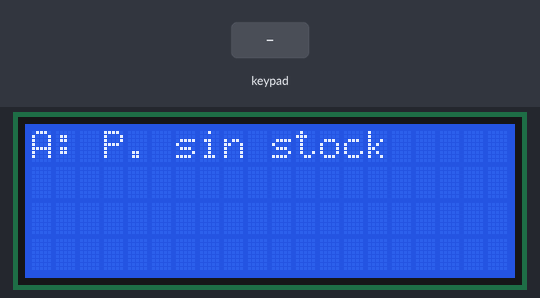
A sketch run on a simulated Arduino Uno, built with avr-gcc and run on an emulated ATmega328P. Parts: 20×4 character LCD. The inputs (shaded band) are chosen by the test bench. What the sketch prints to the serial monitor is not drawn.

Above: at 1.2 s.
1.3 s: key 'A' pressed
At 2.3 s:
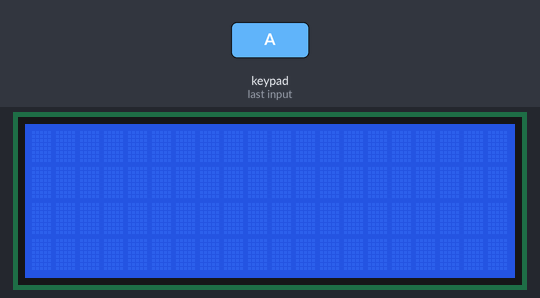
4.3 s: key 'B' pressed
At 7.0 s:
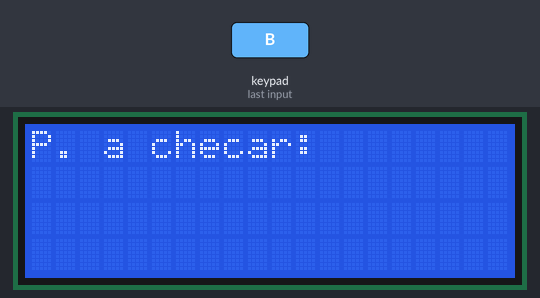
7.3 s: keypad keys 1 1 1 0 9 8 pressed 0.4 s apart
At 9.0 s:
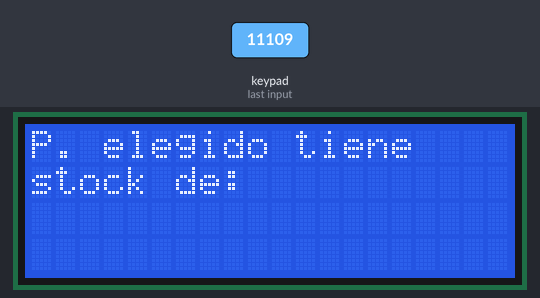
Timing chart, 0 to 10.5 s (numbered marks = the images above; inputs shaded):
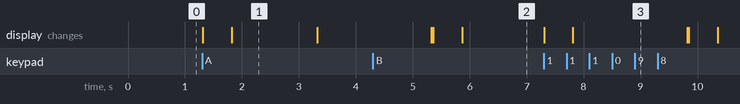

Measured:
- after the input at 1.3 s, the display: first changes at once (image 1 shows a later state)
- after the input at 4.3 s, the display: first differs from a run without the input after 1.1 s (image 2 shows a later state)
- after the input at 7.3 s, the display: first changes at once (image 3 shows a later state)
- what the display in image 1 shows lasts 1.5 s, from 1.8 s to 3.3 s

The sketch:

BB_ArduinoCode.ino
```cpp
#include <Keypad.h>
#include <LiquidCrystal.h>

#define EN_pin 2
#define RS_pin 3
#define D4_pin 4
#define D5_pin 5
#define D6_pin 6
#define D7_pin 7

LiquidCrystal lcd(RS_pin, EN_pin, D4_pin, D5_pin, D6_pin, D7_pin);

const byte rows = 4;
const byte cols = 4;

char keys[rows][cols] = {
  {'1','2','3','A'},
  {'4','5','6','B'},
  {'7','8','9','C'},
  {'*','0','#','D'}
};

byte rowPins[rows] = {11, 10, 9, 8};
byte colPins[cols] = {A1, A0, 13, 12};

Keypad keyp = Keypad(makeKeymap(keys), rowPins, colPins, rows, cols);

char outgoingChar = NO_KEY;
char auxOutgoingChar;
String outgoingText;
String complOutgoingText;
bool flagIncomingData = false;

char incomingChar;
String incomingText = "";

int opt = 1;

void setup() {
  Serial.begin(9600);
  lcd.begin(20, 4);
  lcd.setCursor(0,0);                 //20, 4
}

void loop() {
  menu();
  for(int i=0;i<200; i++){
    if(outgoingChar==NO_KEY)outgoingChar = keyp.getKey();
    else break;
    delay(10);
  }

  if(outgoingChar != NO_KEY && flagIncomingData == false){
    lcd.clear();

    outgoingText = (String)outgoingChar;
    lcd.print(outgoingText);
    delay(500);
    lcd.clear();

    if(outgoingChar == 'A'){          //storer requests for all products with no stock, through their ID's. . .
      Serial.print(outgoingChar);
      delay(1000);
      outgoingChar = 'A';
      flagIncomingData = true;
    }
    else if(outgoingChar == 'B'|| outgoingChar == 'C'){
      if(outgoingChar == 'B')         //storer requests for a single product, their stock value. . .
        lcd.print("P. a checar: ");
      else if(outgoingChar == 'C')    //storer fills stock for a single product. . .
        lcd.print("P. a llenar: ");

      auxOutgoingChar = outgoingChar;
      outgoingChar = NO_KEY;

      while(outgoingChar == NO_KEY)
        outgoingChar = keyp.getKey();

      outgoingText = (String)outgoingChar;

      complOutgoingText = (String)auxOutgoingChar;
      complOutgoingText += outgoingText;

      Serial.print(complOutgoingText);
      lcd.print(outgoingText);
      outgoingChar = auxOutgoingChar;
      flagIncomingData = true;
    }else{
      outgoingChar = NO_KEY;
    }
    delay(500);
  }
  if(flagIncomingData){

    lcd.clear();
    while(Serial.available() > 0){
      incomingChar = Serial.read();
      incomingText += (String)incomingChar;
    }

    if(outgoingChar == 'A'){
      lcd.print("P. sin stock son");
      lcd.setCursor(0,1);
      lcd.print(incomingText);
      lcd.print(" ");
    }
    else if(outgoingChar == 'B'){
      lcd.print("P. elegido tiene");
      lcd.setCursor(0,1);
      lcd.print("stock de: ");
      lcd.print(incomingText);
    }
    else if(incomingChar == 'C')
      lcd.print("Stock P. llenado");

    outgoingChar = NO_KEY;
    incomingChar = NO_KEY;
  }
  flagIncomingData = false;
  incomingText = "";
  delay(2000);
}

void menu(){
  lcd.clear();

  if(opt == 1)
    lcd.print("A: P. sin stock");
  else if(opt == 2)
    lcd.print("B: Checar P.");
  else if(opt == 3){
    opt = 0;
    lcd.print("C: Llenar P.");
  }

  opt++;
}
```
